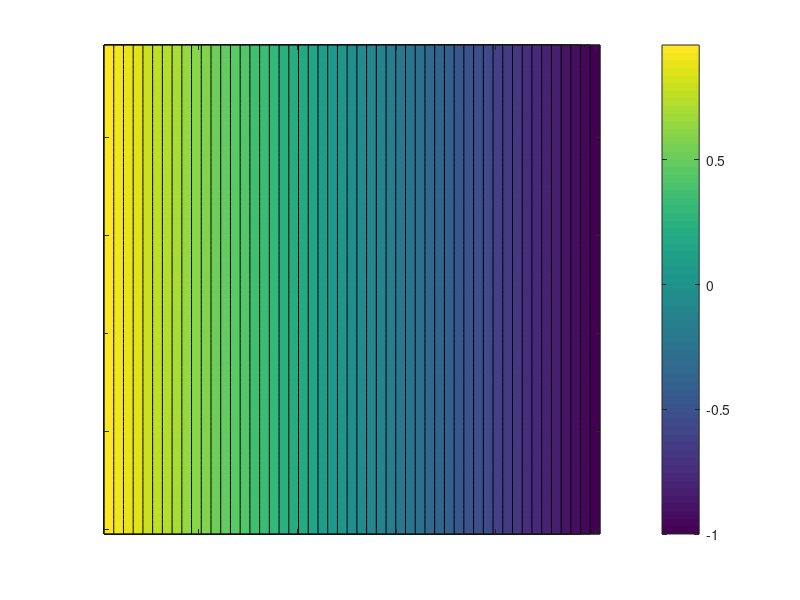

This figure's MATLAB source:
%Plotting solution for problem 2 and 3 in homework one - MATH 228B - Winter 2017
%By Ahmed H. Mahmoud
%Read raw data file (fileID) and plot
clc;
%clear;
%clf;

fileID=fopen('p2_data/part3/p2_part3_0.txt','r');
sz = fscanf(fileID, '%f',[1,2]);

z =fscanf(fileID, '%f',sz)';

figID = contourf(z,50);
zlim([-3 3]);

set(gca, 'YDir', 'reverse');
shading interp;
set(gca,'XTickLabel',{});
set(gca,'YTickLabel',{});
colorbar();
%title('time = 0.39 sec ')
fclose(fileID);
